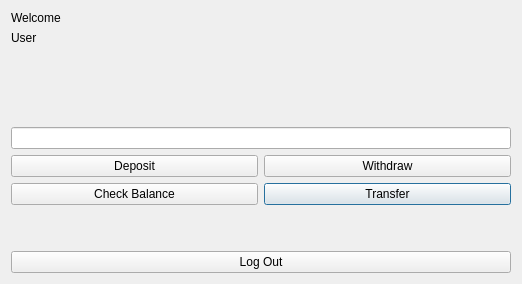
<?xml version="1.0" encoding="UTF-8"?>
<ui version="4.0">
 <class>homePage</class>
 <widget class="QDialog" name="homePage">
  <property name="geometry">
   <rect>
    <x>0</x>
    <y>0</y>
    <width>518</width>
    <height>284</height>
   </rect>
  </property>
  <property name="windowTitle">
   <string>Dialog</string>
  </property>
  <layout class="QVBoxLayout" name="verticalLayout_2">
   <item>
    <widget class="QLabel" name="label">
     <property name="text">
      <string>Welcome</string>
     </property>
    </widget>
   </item>
   <item>
    <widget class="QLabel" name="name">
     <property name="text">
      <string>User</string>
     </property>
    </widget>
   </item>
   <item>
    <spacer name="verticalSpacer">
     <property name="orientation">
      <enum>Qt::Vertical</enum>
     </property>
     <property name="sizeHint" stdset="0">
      <size>
       <width>20</width>
       <height>40</height>
      </size>
     </property>
    </spacer>
   </item>
   <item>
    <widget class="QLineEdit" name="lineEdit">
     <property name="minimumSize">
      <size>
       <width>500</width>
       <height>0</height>
      </size>
     </property>
    </widget>
   </item>
   <item>
    <layout class="QVBoxLayout" name="verticalLayout">
     <item>
      <layout class="QGridLayout" name="gridLayout">
       <item row="2" column="1">
        <widget class="QPushButton" name="transfer">
         <property name="text">
          <string>Transfer</string>
         </property>
        </widget>
       </item>
       <item row="0" column="0">
        <widget class="QPushButton" name="deposit">
         <property name="text">
          <string>Deposit</string>
         </property>
        </widget>
       </item>
       <item row="0" column="1">
        <widget class="QPushButton" name="windraw">
         <property name="text">
          <string>Withdraw</string>
         </property>
        </widget>
       </item>
       <item row="2" column="0">
        <widget class="QPushButton" name="checkBal">
         <property name="text">
          <string>Check Balance</string>
         </property>
        </widget>
       </item>
      </layout>
     </item>
     <item>
      <spacer name="verticalSpacer_2">
       <property name="orientation">
        <enum>Qt::Vertical</enum>
       </property>
       <property name="sizeHint" stdset="0">
        <size>
         <width>20</width>
         <height>40</height>
        </size>
       </property>
      </spacer>
     </item>
     <item>
      <widget class="QPushButton" name="logOut">
       <property name="text">
        <string>Log Out</string>
       </property>
      </widget>
     </item>
    </layout>
   </item>
  </layout>
 </widget>
 <resources/>
 <connections>
  <connection>
   <sender>logOut</sender>
   <signal>clicked()</signal>
   <receiver>homePage</receiver>
   <slot>close()</slot>
   <hints>
    <hint type="sourcelabel">
     <x>263</x>
     <y>261</y>
    </hint>
    <hint type="destinationlabel">
     <x>288</x>
     <y>223</y>
    </hint>
   </hints>
  </connection>
 </connections>
</ui>
